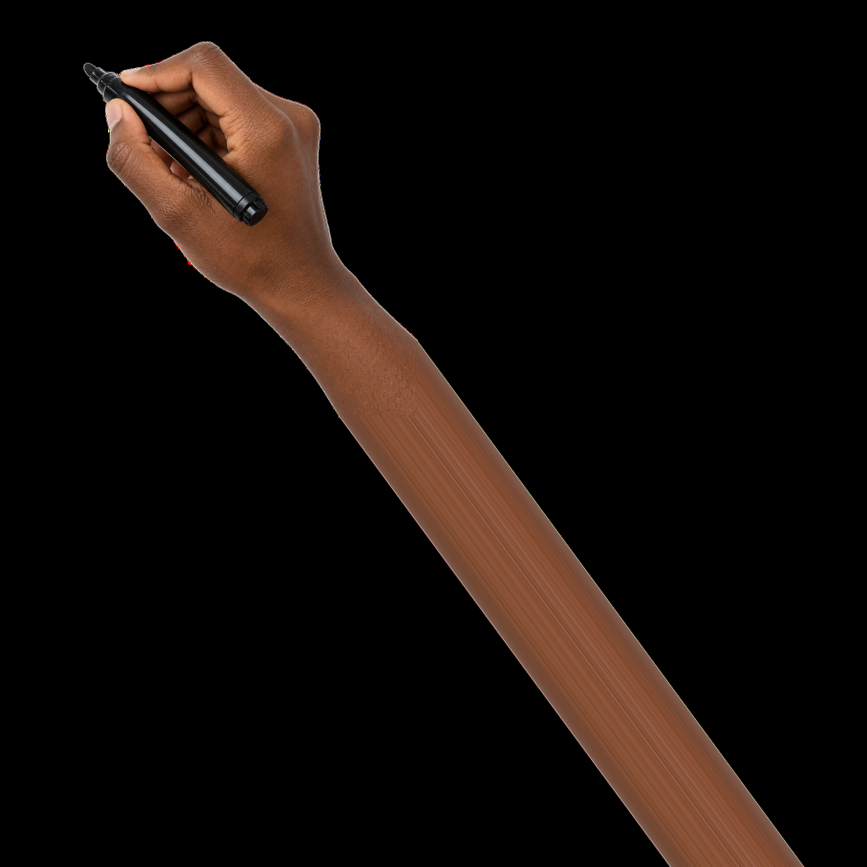
#> input picture video-peche/assets/hand_ext.png, 2600 x 2600 px (shown at 1/3 size)
$ python -i render.py   (imports and definitions only)
#> lines starting #> are read from the running program, lines starting #| are printed output that depends on the picture; after the words box and inside, x2 and y2 are one past the last pixel; in counts of white or black regions, pixels touching at a corner belong together
#> further down, picture is the input picture: shape (2600, 2600, 3); mean B, G, R 9.2, 12.7, 20.2
"""Whiteboard 'hand-drawn' explainer renderer (After Skool style).
usage: python3 render.py [preview t1 t2 ...]   -> PNG stills
       python3 render.py video                 -> out.mp4
"""
import sys, json, math, subprocess, os
import numpy as np
from PIL import Image, ImageDraw, ImageFont
from scipy import ndimage as ndi
# [1 line not run here, left out]
from skimage.morphology import skeletonize, disk, binary_dilation

W, H, FPS = 1080, 1920, 30
HERE = os.path.dirname(os.path.abspath(__file__))
FONTS = os.path.join(HERE, '..', 'fonts')
F_TITLE = os.path.join(FONTS, 'permanent-marker-latin-400-normal.ttf')
F_BUBBLE = os.path.join(FONTS, 'caveat-latin-700-normal.ttf')
F_SUB = os.path.join(FONTS, 'montserrat-latin-900-normal.ttf')
RED = (222, 30, 30)
SUB_ACTIVE = (255, 205, 0)
TITLE_H, VIEW_TOP, GAP = 150, 210, 70
IMG_MAX_W, IMG_MAX_H = 900, 1170
RNG = np.random.default_rng(7)

# ---------------------------------------------------------------- scenes
# bubble: (text, cx, cy, tail_x, tail_y) in ORIGINAL image pixel coords (1024x1536)
SCENES = [
    dict(img='s1', title='PÉCHÉ = FAUTES ?', bubble=('Juste ça ?', 250, 260, 470, 420)),
    dict(img='s2', title='NÉS PÉCHEURS'),
    dict(img='s3', title='EFFORTS INUTILES', bubble=('Encore ?!', 230, 300, 330, 520)),
    dict(img='s4', title='LA LOI = MIROIR'),
    dict(img='s5', title='LE BAPTÊME'),
    dict(img='s6', title='LA CROIX'),
    dict(img='s7', title='CŒUR LAVÉ'),
    dict(img='s8', title='ET TOI ?'),
    dict(img='s9', title='LIVRE 1 OFFERT'),
]
END = dict(img='end', title='ÉCRIS-MOI !')
END_HOLD = 3.6  # seconds the end card stays after the voice

# ---------------------------------------------------------------- helpers
def ease(x):
    x = min(max(x, 0.0), 1.0)
    return 4 * x ** 3 if x < .5 else 1 - (-2 * x + 2) ** 3 / 2

def clamp01(x):
    return min(max(x, 0.0), 1.0)

def load_rgb(name):
    im = np.asarray(Image.open(os.path.join(HERE, 'img', name + '.png')).convert('RGB')).astype(np.float32)
    return np.clip(im * 255 / 238, 0, 255)  # push paper to pure white

# [12 lines left out: functions crop_content, fit, not called in this run]

# ---------------------------------------------------------------- stroke order
def stroke_order(img):
    """Return (ink alpha, order map in [0,1] per pixel, ordered skeleton coords)."""
    maxc = img.max(2)
    ink_a = np.clip((205 - maxc) / 95, 0, 1)
    ink = ink_a > 0.3
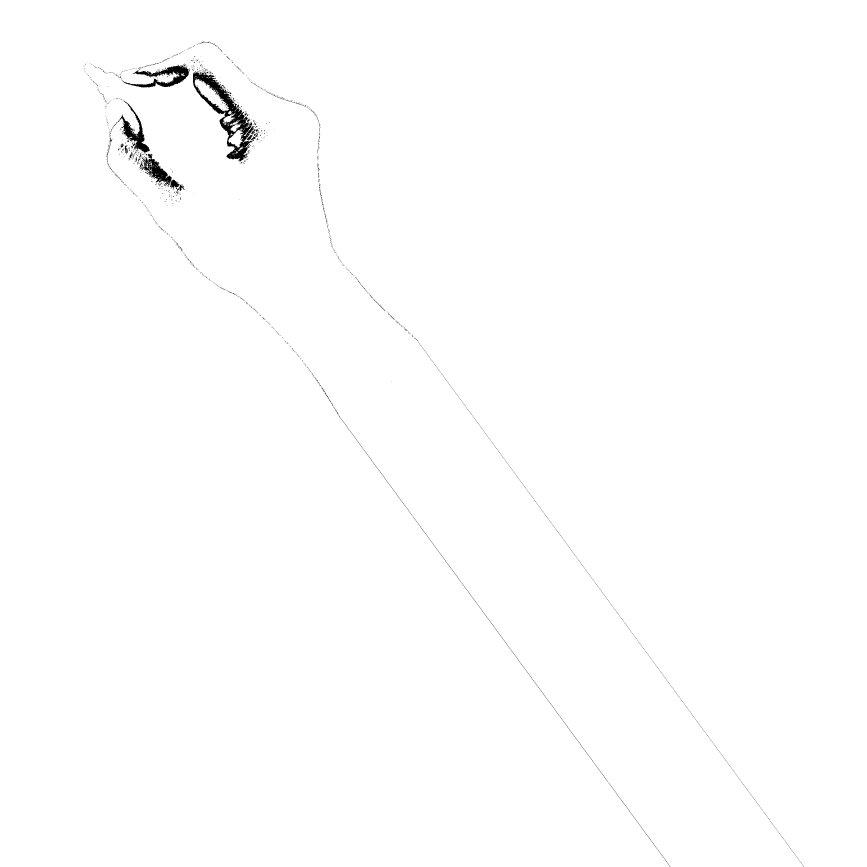
#> ink: shape (2600, 2600) bool (shown at 1/3 size); 99.5% white; 1571 black regions (1518 under 20 px), largest, box (x1, y1, x2, y2) and area: (579, 217, 762, 485) 11766, (364, 194, 570, 263) 4508, (332, 301, 450, 458) 3651
    skel = skeletonize(binary_dilation(ink, disk(1)))
#> skel: shape (2600, 2600) bool; 0.41% white in thin lines or dots, all inside (x1, y1, x2, y2) = (165, 98, 1687, 1586)
    lab, n = ndi.label(binary_dilation(ink, disk(4)))
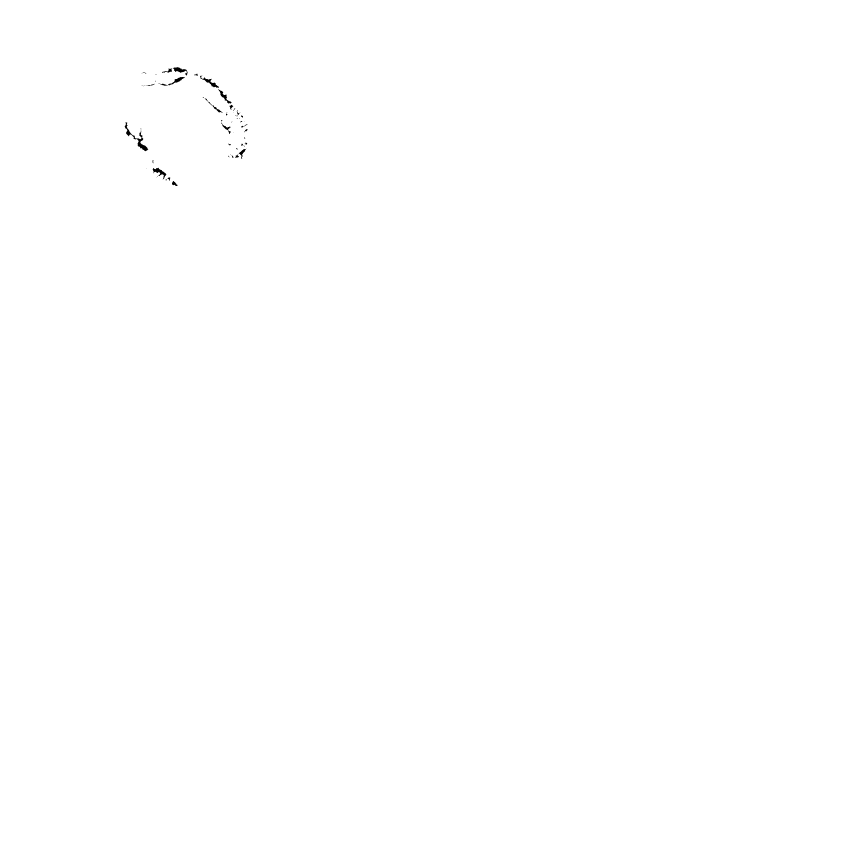
#> lab: shape (2600, 2600) int32 (shown at 1/3 size); values 0 (black) and 1 (white), 99.9% white; 67 black regions (43 under 20 px), largest, box (x1, y1, x2, y2) and area: (374, 367, 445, 454) 983, (458, 503, 499, 538) 481, (600, 227, 657, 264) 473
#> n = 1
    sy, sx = np.nonzero(skel)
    slab = lab[sy, sx]
    groups = {}
    for i, l in enumerate(slab):
        groups.setdefault(l, []).append(i)
#> after the loop, groups = 1 item
    keys = list(groups)
#> keys = [1]
    cent = np.array([[sy[groups[k]].mean(), sx[groups[k]].mean()] for k in keys])
#> cent = [[659.4, 789.3]]
    size = np.array([len(groups[k]) for k in keys])
#> size = [27609]
    hh, ww = skel.shape
#> hh = 2600; ww = 2600
    seq_y, seq_x = [], []
    visited = np.zeros_like(skel, bool)
    pen = np.array([0.0, 0.0])
    for big in (True, False):
        remaining = [i for i in range(len(keys)) if (size[i] >= 250) == big]
        while remaining:
            d = ((cent[remaining] - pen) ** 2).sum(1)
            j = remaining.pop(int(np.argmin(d)))
            idx = np.array(groups[keys[j]])
            py, px = sy[idx], sx[idx]
            k0 = int(np.argmin((py - pen[0]) ** 2 + (px - pen[1]) ** 2))
            # DFS over skeleton pixels of this element; restart for disconnected bits
            order_pts = list(zip(py.tolist(), px.tolist()))
            starts = [order_pts[k0]] + order_pts
            for st in starts:
                if visited[st]:
                    continue
                stack = [st]
                while stack:
                    y, x = stack.pop()
                    if visited[y, x]:
                        continue
                    visited[y, x] = True
                    seq_y.append(y); seq_x.append(x)
                    for dy, dx in ((-1, 0), (1, 0), (0, -1), (0, 1), (-1, -1), (-1, 1), (1, -1), (1, 1)):
                        yy, xx = y + dy, x + dx
                        if 0 <= yy < hh and 0 <= xx < ww and skel[yy, xx] and not visited[yy, xx]:
                            stack.append((yy, xx))
            pen = np.array([seq_y[-1], seq_x[-1]], float)
#> this loop made 2 passes
#> after the loop, seq_x = 27609 items; seq_y = 27609 items
    N = len(seq_y)
#> N = 27609
    ordimg = np.zeros(skel.shape, np.float32)
    ordimg[seq_y, seq_x] = (np.arange(N) + 1) / N
    _, (iy, ix) = ndi.distance_transform_edt(~skel, return_indices=True)
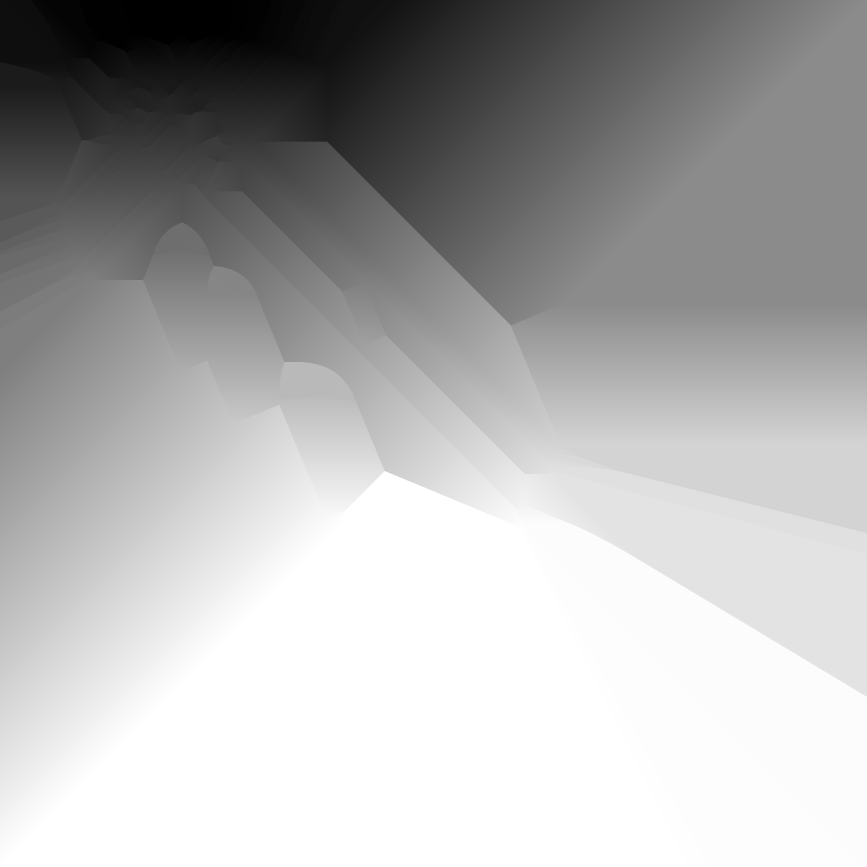
#> iy: shape (2600, 2600) int32 (shown at 1/3 size); min 98, max 1585, mean 1124.4; drawn with min black and max white
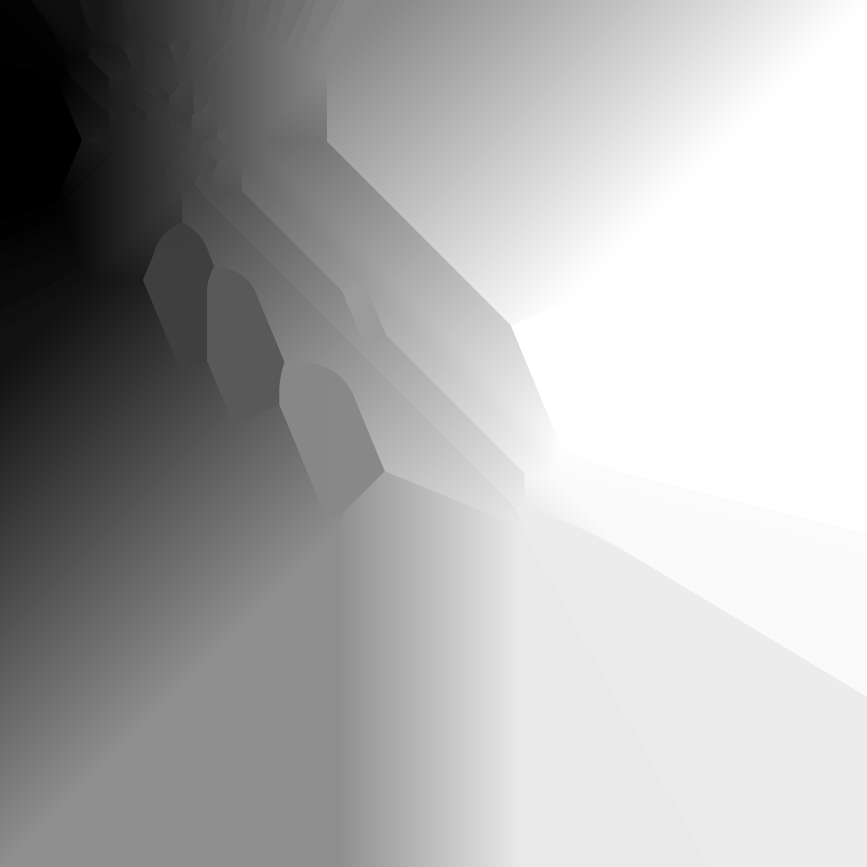
#> ix: shape (2600, 2600) int32 (shown at 1/3 size); min 165, max 1686, mean 1184.4; drawn with min black and max white
    order_map = ordimg[iy, ix]
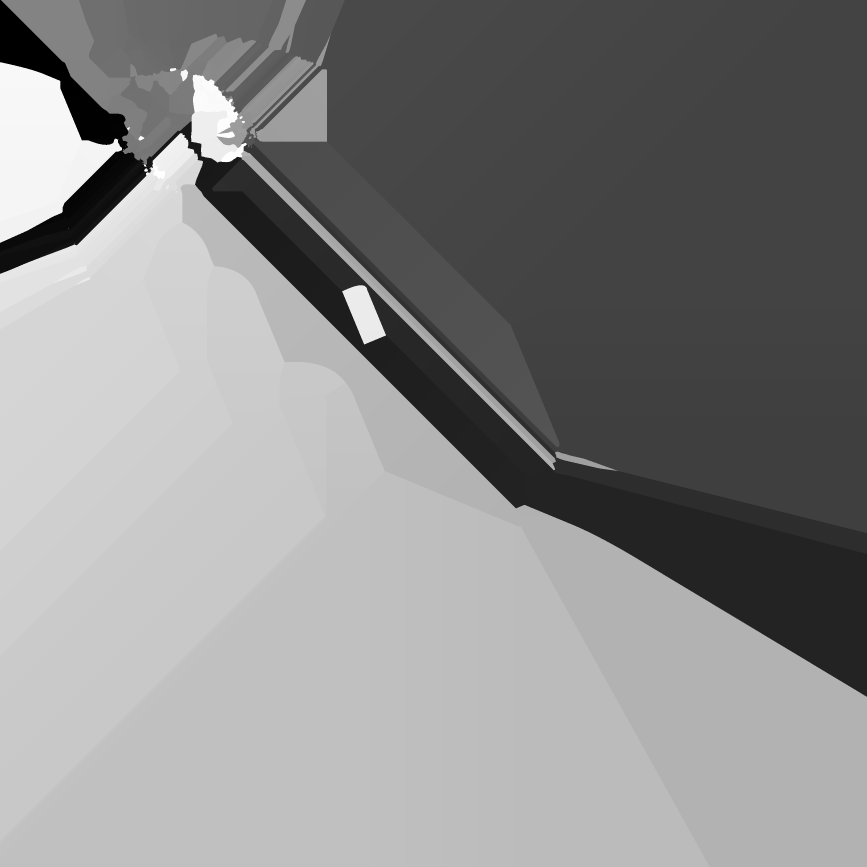
#> order_map: shape (2600, 2600) float32 (shown at 1/3 size); min 3.62e-05, max 1, mean 0.538
    order_map[ink_a <= 0] = 2.0  # never revealed as line (comes with colour)
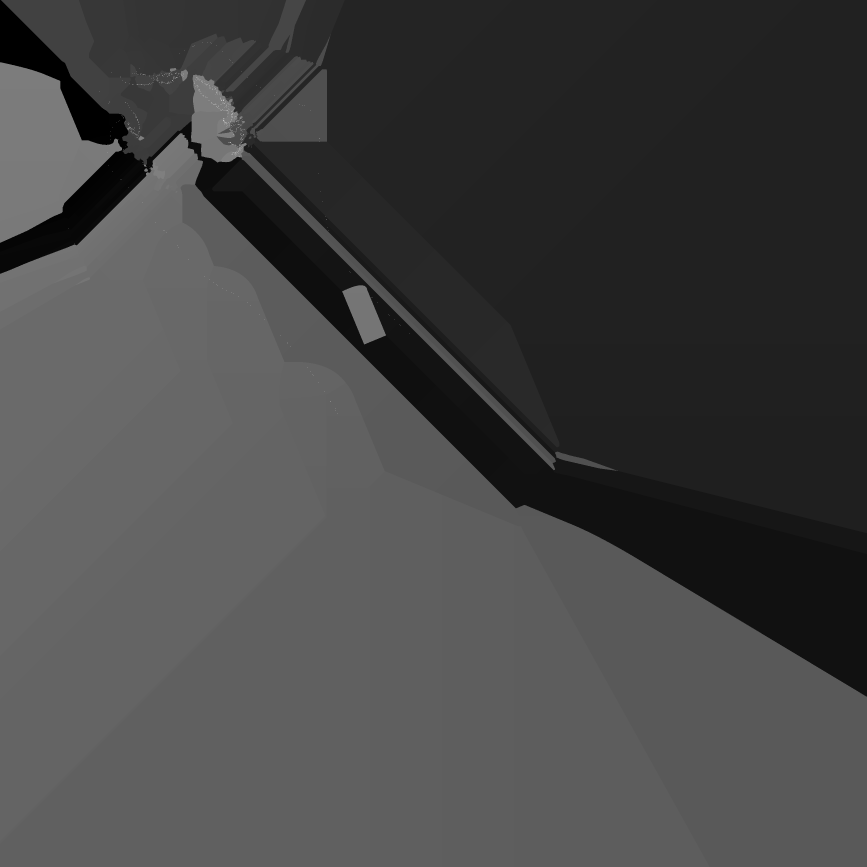
#> order_map: shape (2600, 2600) float32 (shown at 1/3 size); min 3.62e-05, max 2, mean 0.538; drawn with min black and max white
    return ink_a, order_map, np.stack([seq_x, seq_y], 1).astype(np.float32)

# ---------------------------------------------------------------- text layers
# [221 lines left out: functions text_layer, bubble_path, build, paste_rgba, draw_polyline, render_block, not called in this run]

class Hand:
    OFF = (760.0, H + 650.0)

    def __init__(self, HAND, tip):
        self.img, self.tip = HAND, tip
        self.pos = np.array(self.OFF)

    # [29 lines left out: functions update, draw, make_chunks, not called in this run]

def clean(w):
    w = w.replace('…', '').rstrip('.,:').replace(' :', '')
    return w.upper()

SUB_FONT = {}
# [99 lines left out: functions sub_font, draw_subs, make_frame, main, not called in this run]

# [2 lines not run here, left out]

>>> import cv2
>>> picture = cv2.imread('../assets/hand_ext.png')
>>> result = stroke_order(picture)
